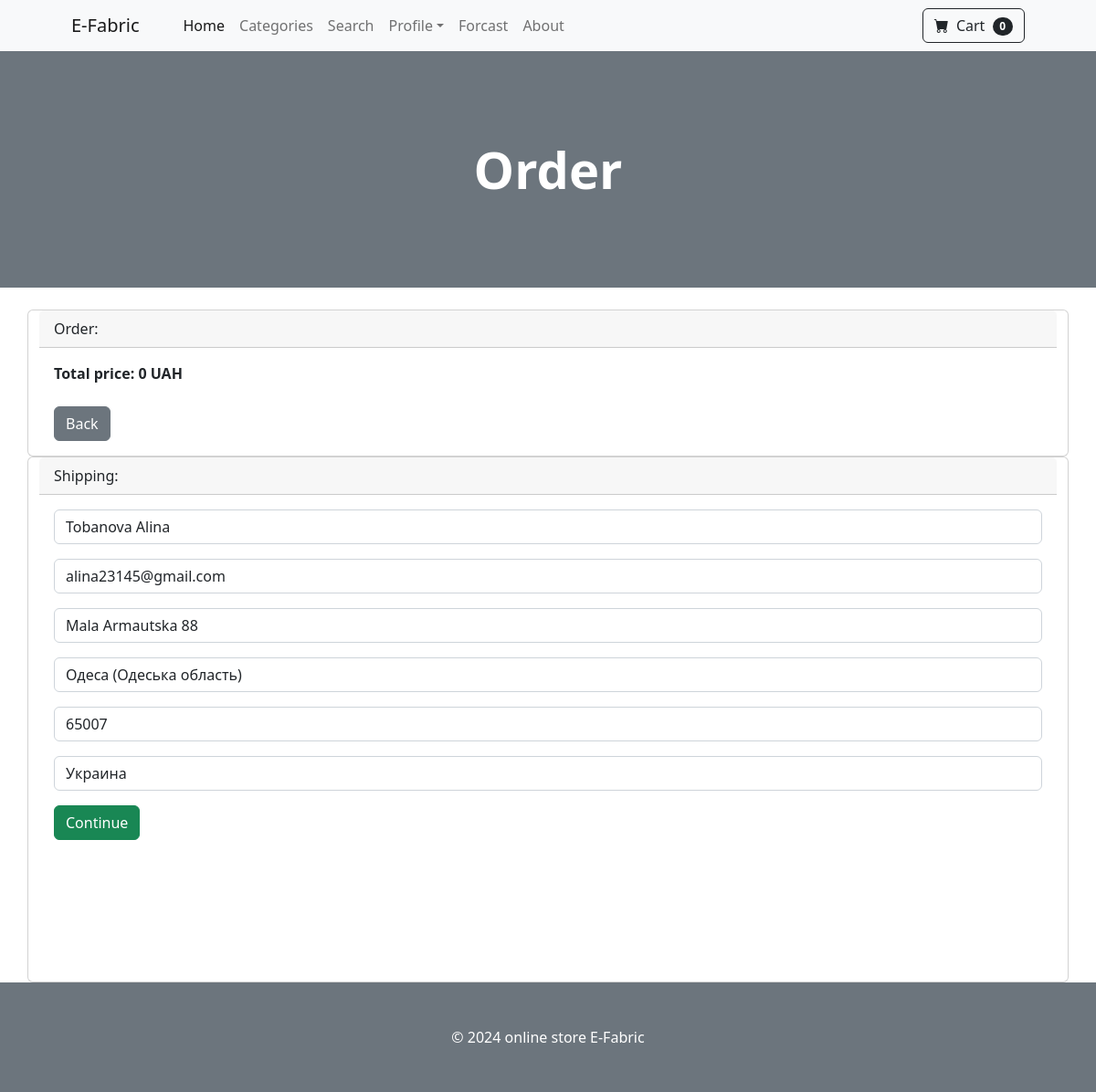
Screenshot of /payment/order (signed in) with the database file from the repository.
### payment/models.py (models this page shows, shortened)
class ShippingAddress(models.Model):
    user = models.ForeignKey(User, on_delete=models.CASCADE, null=True, blank=True)
    shipping_full_name = models.CharField(max_length=255)  # Full name of the recipient
    shipping_email = models.CharField(max_length=255)  # Email of the recipient
    shipping_address = models.CharField(max_length=255)  # Address line
    shipping_city = models.CharField(max_length=255)  # City
    shipping_zipcode = models.CharField(max_length=255, null=True, blank=True)  # Zipcode (optional)
    shipping_country = models.CharField(max_length=255)  # Country
    class Meta:
        verbose_name_plural = 'Shipping Addresses'  # Plural name for admin panel

### payment/views.py (the view)
# urls.py: path('order', views.order, name='order'),  # Displays order
def order(request):
    cart = Cart(request)
    cart_products = cart.get_products()
    quantities = cart.get_quantities()
    total_price = cart.get_total_price()
    if request.user.is_authenticated:
        shipping_user, created = ShippingAddress.objects.get_or_create(user=request.user)
        shipping_form = ShippingForm(request.POST or None, instance=shipping_user)
    else:
        shipping_form = ShippingForm(request.POST or None)
    if request.method == 'POST':
        if shipping_form.is_valid():
            request.session['shipping'] = shipping_form.cleaned_data
            return redirect('billing')
        else:
            messages.error(request, "Please correct the errors in the form.")
    return render(request, 'payment/order.html', {
        "cart_products": cart_products,
        "quantities": quantities,
        "total_price": total_price,
        "shipping_form": shipping_form
    })

### cart/cart.py (called while the page is built, shortened)
    def get_total_price(self):
        product_ids = self.cart.keys()
        products = Product.objects.filter(id__in=product_ids)
        quantities = self.cart
        total = 0
        return total

    def __len__(self):
        return len(self.cart)

    def get_products(self):
        product_ids = self.cart.keys()
        products = Product.objects.filter(id__in=product_ids)
        return products

    def get_quantities(self):
        quantities = self.cart
        return quantities

### cart/context_processors.py (called while the page is built)
def cart(request):
    cart_obj = Cart(request)  # Initialize a Cart object using the request object
    cart_context = {'cart': cart_obj}  # Create a context dictionary with the cart object
    return cart_context  # Return the context dictionary

### payment/templates/payment/order.html (shortened to what this page needs)
{% extends 'base.html' %}
{% block content %}
<header class="bg-secondary py-5">
    <div class="container px-4 px-lg-5 my-5">
        <div class="text-center text-white">
            <h1 class="display-4 fw-bolder">Order</h1>
        </div>
    </div>
</header>
<br/>
<div class="container">
    <div class="row">
        <div class="card">
        <div class="card-header">
            Order:
        </div>
        <div class="card-body">
            <b>Total price: {{total_price}} UAH</b>
            <br><br/>
            <a href="{% url 'cart_all' %}" class="btn btn-secondary"> Back </a>
        </div>
        </div>
        <div class="card">
        <div class="card-header">
            Shipping:
        </div>
        <div class="card-body">
            <form method="post" action="{% url 'order' %}">
                        {{ shipping_form.as_p }}
                        <button type="submit" class="btn btn-success"> Continue </button>
                    </form>
    </div>
    </div>
<br><br/><br><br/><br><br/><br><br/><br><br/><br><br/><br><br/><br><br/><br><br/><br><br/>
<br><br/><br><br/>
    </div>
</div>
{% endblock %}

### store/templates/base.html (shortened to what this page needs)
{% load static %}
<!DOCTYPE html>
<html lang="en">
    <head>
        <link href="https://cdn.jsdelivr.net/npm/bootstrap-icons@1.5.0/font/bootstrap-icons.css" rel="stylesheet" />
        <link href="{% static 'css/styles.css' %}" rel="stylesheet" />
    </head>
    <body>
        {% include 'navbar.html' %}
        {% block content %}
        {% endblock %}
        <footer class="py-5 bg-secondary">
            <div class="container"><p class="m-0 text-center text-white">&copy; 2024 online store E-Fabric </p></div>
        </footer>
    </body>
</html>

### store/templates/navbar.html (shortened to what this page needs)
<nav class="navbar navbar-expand-lg navbar-light bg-light">
    <div class="container px-4 px-lg-5">
        <a class="navbar-brand" href="{% url 'home' %}">E-Fabric</a>
        <div class="collapse navbar-collapse" id="navbarSupportedContent">
            <ul class="navbar-nav me-auto mb-2 mb-lg-0 ms-lg-4 justify-content-center">
                <li class="nav-item"><a class="nav-link active" aria-current="page" href="{% url 'home' %}">Home</a></li>
                <li class="nav-item"><a class="nav-link" href="{% url 'category_all' %}">Categories</a></li>
                <li class="nav-item"><a class="nav-link" href="{% url 'search' %}">Search</a></li>
    {% if user.is_authenticated %}
    <li class="nav-item dropdown">
        <a class="nav-link dropdown-toggle" id="navbarDropdown" href="#" role="button" data-bs-toggle="dropdown"
           aria-expanded="false">Profile</a>
        {% if user.is_superuser %}
            <li class="nav-item"><a class="nav-link" href="{% url 'forcast' %}">Forcast</a></li>
        {% endif %}
    {% else %}
    <li class="nav-item"><a class="nav-link" href="{% url 'register' %}">Register</a></li>
    <li class="nav-item"><a class="nav-link" href="{% url 'login' %}">Login</a></li>
    {% endif %}
            <li class="nav-item"><a class="nav-link" href="{% url 'about' %}">About</a></li>
            </ul>
            <ul class="navbar-nav ms-auto mb-2 mb-lg-0">
                <li class="nav-item">
                    <form class="d-flex">
                        <a href="{% url 'cart_all' %}" class="btn btn-outline-dark">
                            <i class="bi-cart-fill me-1"></i>
                            Cart
                            <span class="badge bg-dark text-white ms-1 rounded-pill" id="cart_quantity">
                                {{ cart|length }}</span></a>
                    </form>
                </li>
            </ul>
        </div>
    </div>
</nav>

### rows the page displays
ShippingAddress: shipping_full_name "Tobanova Alina", shipping_email "alina23145@gmail.com", shipping_address "Mala Armautska 88", shipping_city "Одеса (Одеська область)", shipping_zipcode "65007", shipping_country "Украина"

### other values shown
{{ cart|length }} "0"
{{ total_price }} "0"
